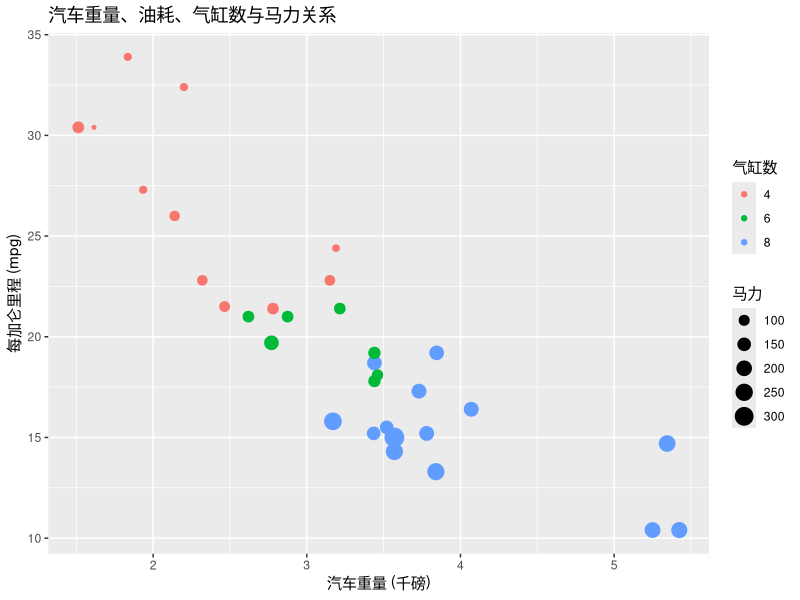
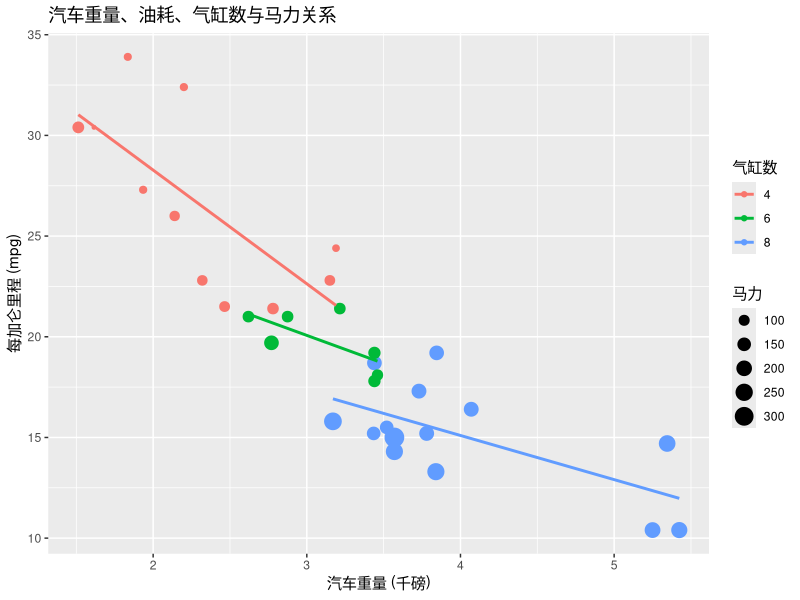

Here is the R script that generated these plots, in order:
install.packages("ggplot2")
# 加载 ggplot2 包，用于绘制精美图表
library(ggplot2)
# 查看 mtcars 数据集的前几行
head(mtcars)

# 查看 mtcars 数据集的结构（列名和数据类型）
str(mtcars)
# 绘制散点图，探索汽车重量和每加仑里程的关系
# 用气缸数区分颜色，用马力区分点的大小

ggplot(data = mtcars,            # 我们的数据源是 mtcars
       mapping = aes(x = wt,     # X轴映射到汽车重量 (wt)
                     y = mpg,    # Y轴映射到每加仑里程 (mpg)
                     color = as.factor(cyl), # 颜色映射到气缸数 (cyl)，as.factor()很重要！
                     size = hp)) + # 点的大小映射到马力 (hp)
  geom_point() +   # 添加散点图层
  labs(title = "汽车重量、油耗、气缸数与马力关系", # 添加图表标题
       x = "汽车重量 (千磅)",               # X轴标签
       y = "每加仑里程 (mpg)",                # Y轴标签
       color = "气缸数",                     # 图例标题：颜色代表什么
       size = "马力")                      # 图例标题：大小代表什么

ggplot(data = mtcars, 
       # 全局映射：X轴、Y轴、颜色是大家都要遵守的
       mapping = aes(x = wt, 
                     y = mpg, 
                     color = as.factor(cyl))) + 
  
  # 局部映射：只有画“点”的时候，才根据马力改变大小！
  geom_point(mapping = aes(size = hp)) + 
  
  # 画趋势线：它不会再收到关于 size 的干扰了
  geom_smooth(method = "lm", se = FALSE) +  
  
  labs(title = "汽车重量、油耗、气缸数与马力关系",
       x = "汽车重量 (千磅)", 
       y = "每加仑里程 (mpg)", 
       color = "气缸数", 
       size = "马力")
